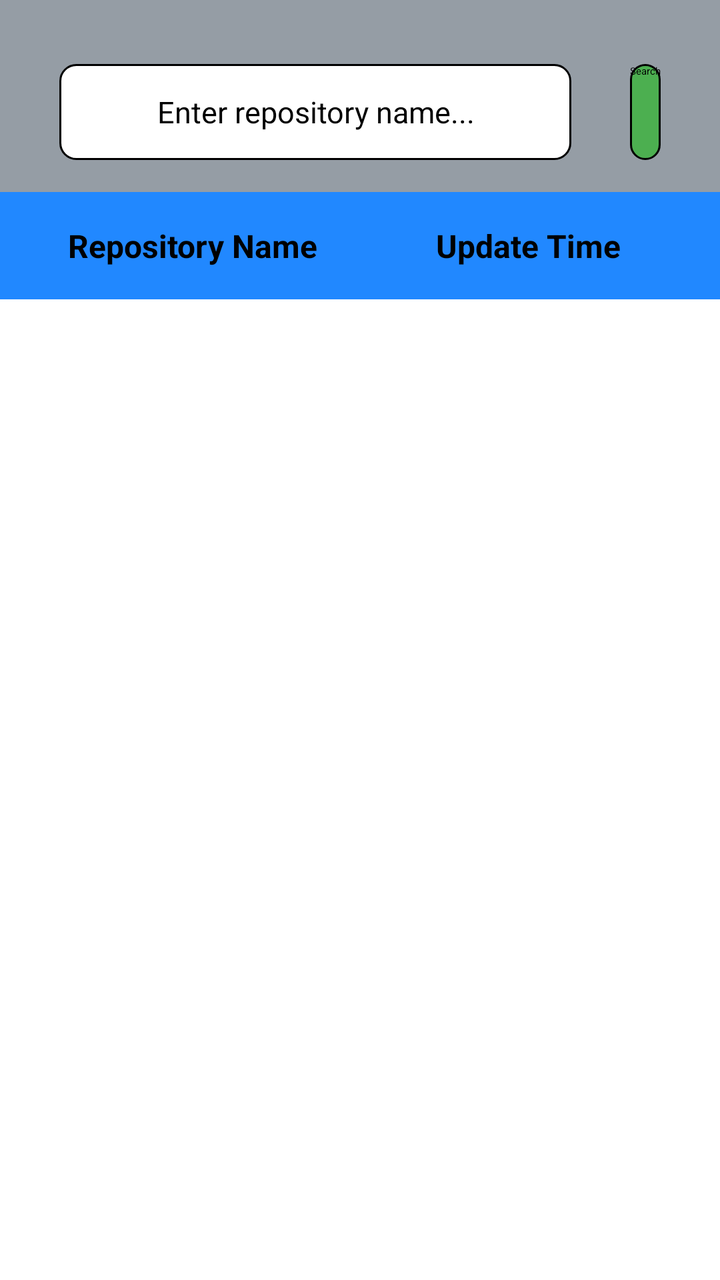
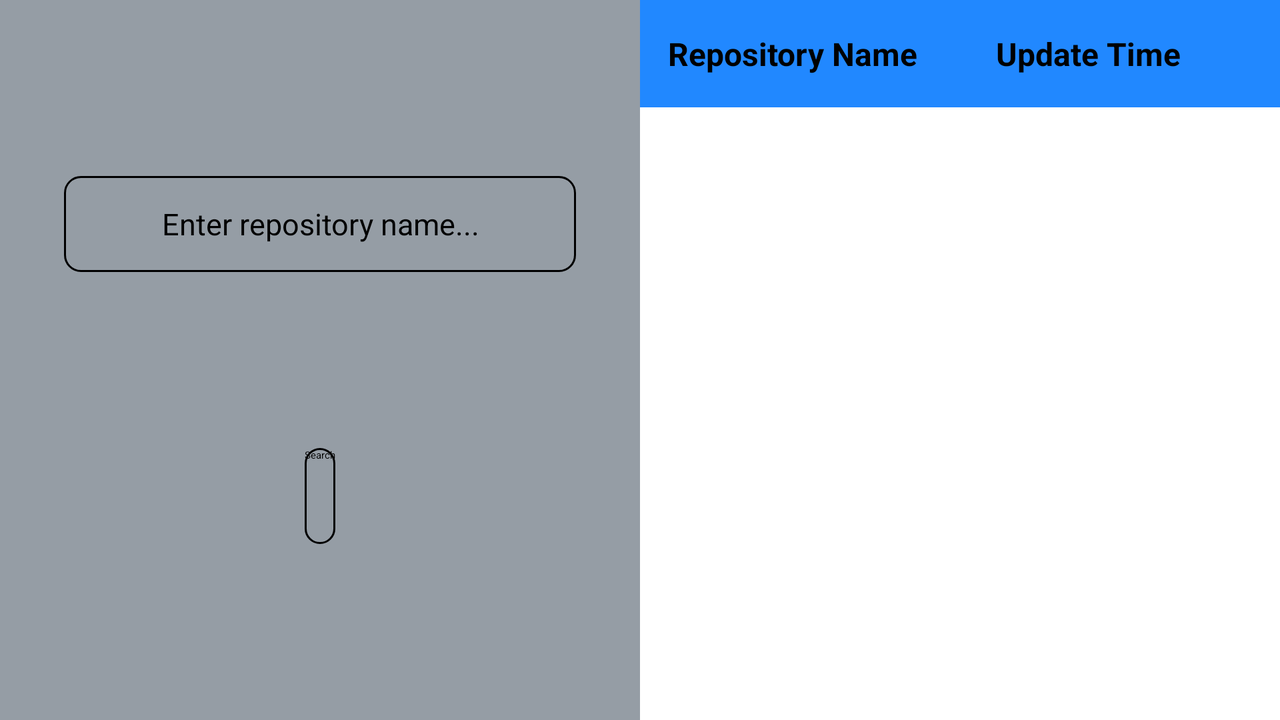

An Android layout and its configuration variant, each rendered on a device that would load it. The default file and the variant file are quoted in full after the pictures.
<!-- AndroidManifest.xml: application theme AppTheme.NoActionBar -->
<!-- res/layout/activity_main.xml -->
<?xml version="1.0" encoding="utf-8"?>
<androidx.constraintlayout.widget.ConstraintLayout xmlns:android="http://schemas.android.com/apk/res/android"
    xmlns:app="http://schemas.android.com/apk/res-auto"
    xmlns:tools="http://schemas.android.com/tools"
    android:layout_width="match_parent"
    android:layout_height="match_parent"
    tools:context=".ui.MainActivity">

    <androidx.constraintlayout.widget.ConstraintLayout
        android:id="@+id/inputSectionContainer"
        android:layout_width="match_parent"
        android:layout_height="wrap_content"
        android:background="@color/inputSectionBackground"
        android:paddingTop="32dp"
        android:paddingBottom="16dp"
        app:layout_constraintBottom_toTopOf="@id/titleContainer"
        app:layout_constraintLeft_toLeftOf="parent"
        app:layout_constraintRight_toRightOf="parent"
        app:layout_constraintTop_toTopOf="parent">

        <EditText
            android:id="@+id/inputField"
            android:layout_width="256dp"
            android:layout_height="48dp"
            android:background="@drawable/tv_background"
            android:gravity="center"
            android:hint="@string/input_field_placeholder"
            android:inputType="text"
            android:textSize="15sp"
            app:layout_constraintBottom_toBottomOf="parent"
            app:layout_constraintLeft_toLeftOf="parent"
            app:layout_constraintRight_toLeftOf="@id/btnSearch"
            app:layout_constraintTop_toTopOf="parent" />

        <Button
            android:id="@+id/btnSearch"
            android:layout_width="wrap_content"
            android:layout_height="48dp"
            android:background="@drawable/btn_background"
            android:text="@string/button_text"
            app:layout_constraintBottom_toBottomOf="parent"
            app:layout_constraintLeft_toRightOf="@id/inputField"
            app:layout_constraintRight_toRightOf="parent"
            app:layout_constraintTop_toTopOf="parent" />

    </androidx.constraintlayout.widget.ConstraintLayout>

    <androidx.constraintlayout.widget.ConstraintLayout
        android:id="@+id/titleContainer"
        android:layout_width="match_parent"
        android:layout_height="wrap_content"
        android:background="@color/titleBackground"
        app:layout_constraintBottom_toTopOf="@id/recyclerView"
        app:layout_constraintLeft_toLeftOf="parent"
        app:layout_constraintRight_toRightOf="parent"
        app:layout_constraintTop_toBottomOf="@id/inputSectionContainer">

        <TextView
            android:id="@+id/repositoryTitle"
            style="@style/ListItemRepositoryName"
            android:text="@string/repository_name_title"
            android:textSize="16sp"
            android:textStyle="bold"
            app:layout_constraintBottom_toBottomOf="parent"
            app:layout_constraintEnd_toStartOf="@id/updateTimeTitle"
            app:layout_constraintStart_toStartOf="parent"
            app:layout_constraintTop_toTopOf="parent" />

        <TextView
            android:id="@+id/updateTimeTitle"
            style="@style/ListItemUpdateTime"
            android:text="@string/update_time_title"
            android:textSize="16sp"
            android:textStyle="bold"
            app:layout_constraintBottom_toBottomOf="parent"
            app:layout_constraintEnd_toEndOf="parent"
            app:layout_constraintTop_toTopOf="parent" />

    </androidx.constraintlayout.widget.ConstraintLayout>

    <androidx.recyclerview.widget.RecyclerView
        android:id="@+id/recyclerView"
        android:layout_width="match_parent"
        android:layout_height="0dp"
        android:scrollbars="vertical"
        app:layout_constraintBottom_toBottomOf="parent"
        app:layout_constraintLeft_toLeftOf="parent"
        app:layout_constraintRight_toRightOf="parent"
        app:layout_constraintTop_toBottomOf="@id/titleContainer"
        tools:listitem="@layout/list_item" />

</androidx.constraintlayout.widget.ConstraintLayout>
<!-- res/layout/list_item.xml (included above) -->
<?xml version="1.0" encoding="utf-8"?>
<androidx.constraintlayout.widget.ConstraintLayout xmlns:android="http://schemas.android.com/apk/res/android"
    xmlns:app="http://schemas.android.com/apk/res-auto"
    xmlns:tools="http://schemas.android.com/tools"
    android:layout_width="match_parent"
    android:layout_height="wrap_content"
    android:background="@color/white">

    <TextView
        android:id="@+id/tvRepoName"
        android:layout_width="0dp"
        android:layout_height="wrap_content"
        android:layout_marginStart="8dp"
        android:layout_marginTop="16dp"
        android:layout_marginEnd="8dp"
        android:layout_marginBottom="16dp"
        android:gravity="center"
        app:layout_constraintBottom_toBottomOf="parent"
        app:layout_constraintEnd_toStartOf="@id/tvUpdateTime"
        app:layout_constraintStart_toStartOf="parent"
        app:layout_constraintTop_toTopOf="parent"
        tools:text="RepositoryName" />

    <TextView
        android:id="@+id/tvUpdateTime"
        android:layout_width="wrap_content"
        android:layout_height="wrap_content"
        android:layout_marginTop="16dp"
        android:layout_marginEnd="24dp"
        android:layout_marginBottom="16dp"
        app:layout_constraintBottom_toBottomOf="parent"
        app:layout_constraintEnd_toEndOf="parent"
        app:layout_constraintTop_toTopOf="parent"
        tools:text="2016-10-23T17:07:12Z" />
</androidx.constraintlayout.widget.ConstraintLayout>
<!-- resources referenced by this layout -->
<resources>
  <color name="inputSectionBackground">#959da5</color>
  <color name="titleBackground">#2188ff</color>
  <color name="white">#FFFFFF</color>
  <!-- drawable btn_background (drawable) -->
  <?xml version="1.0" encoding="utf-8"?>
  <selector xmlns:android="http://schemas.android.com/apk/res/android">
      <item android:state_pressed="true">
          <shape android:shape="rectangle">
              <stroke android:width="1dp" android:color="@android:color/black" />
              <corners android:radius="@dimen/button_radius" />
              <solid android:color="@color/btnNavigatePressed" />
          </shape>
      </item>
  
      <item>
          <shape android:shape="rectangle">
              <stroke android:width="1dp" android:color="@android:color/black" />
              <corners android:radius="@dimen/button_radius" />
              <solid android:color="@color/btnNavigate" />
          </shape>
      </item>
  </selector>
  <!-- drawable tv_background (drawable) -->
  <?xml version="1.0" encoding="utf-8"?>
  <selector xmlns:android="http://schemas.android.com/apk/res/android">
      <item>
          <shape android:shape="rectangle">
              <stroke android:width="1dp" android:color="@android:color/black" />
              <corners android:radius="@dimen/input_field_radius" />
              <solid android:color="@android:color/white" />
          </shape>
      </item>
  </selector>
  <string name="button_text">Search</string>
  <string name="input_field_placeholder">Enter repository name...</string>
  <string name="repository_name_title">Repository Name</string>
  <string name="update_time_title">Update Time</string>
  <style name="ListItemRepositoryName">
          <item name="android:layout_width">0dp</item>
          <item name="android:layout_height">wrap_content</item>
          <item name="android:layout_marginStart">8dp</item>
          <item name="android:layout_marginEnd">8dp</item>
          <item name="android:layout_marginTop">16dp</item>
          <item name="android:layout_marginBottom">16dp</item>
          <item name="android:gravity">center</item>
      </style>
  <style name="ListItemUpdateTime">
          <item name="android:layout_width">144dp</item>
          <item name="android:layout_height">wrap_content</item>
          <item name="android:layout_marginEnd">24dp</item>
          <item name="android:layout_marginTop">16dp</item>
          <item name="android:layout_marginBottom">16dp</item>
          <item name="android:gravity">center</item>
      </style>
  <dimen name="button_radius">10dp</dimen>
  <color name="btnNavigatePressed">#388E3C</color>
  <color name="btnNavigate">#4CAF50</color>
  <dimen name="input_field_radius">8dp</dimen>
</resources>
<!-- res/layout-land/activity_main.xml (the repository's variant of the layout above) -->
<!-- drawn on the phone turned sideways -->
<?xml version="1.0" encoding="utf-8"?>
<androidx.constraintlayout.widget.ConstraintLayout xmlns:android="http://schemas.android.com/apk/res/android"
    xmlns:app="http://schemas.android.com/apk/res-auto"
    xmlns:tools="http://schemas.android.com/tools"
    android:layout_width="match_parent"
    android:layout_height="match_parent"
    tools:context=".ui.MainActivity">

    <androidx.constraintlayout.widget.ConstraintLayout
        android:id="@+id/inputSectionContainer"
        android:layout_width="0dp"
        android:layout_height="match_parent"
        android:background="@color/inputSectionBackground"
        app:layout_constraintBottom_toBottomOf="parent"
        app:layout_constraintLeft_toLeftOf="parent"
        app:layout_constraintRight_toLeftOf="@id/recyclerView"
        app:layout_constraintTop_toTopOf="parent">

        <EditText
            android:id="@+id/inputField"
            android:layout_width="256dp"
            android:layout_height="48dp"
            android:background="@drawable/view_border"
            android:gravity="center"
            android:hint="@string/input_field_placeholder"
            android:inputType="text"
            android:textSize="15sp"
            app:layout_constraintBottom_toTopOf="@id/btnSearch"
            app:layout_constraintLeft_toLeftOf="parent"
            app:layout_constraintRight_toRightOf="parent"
            app:layout_constraintTop_toTopOf="parent" />

        <Button
            android:id="@+id/btnSearch"
            android:layout_width="wrap_content"
            android:layout_height="48dp"
            android:background="@drawable/view_border"
            android:text="@string/button_text"
            app:layout_constraintBottom_toBottomOf="parent"
            app:layout_constraintLeft_toLeftOf="parent"
            app:layout_constraintRight_toRightOf="parent"
            app:layout_constraintTop_toBottomOf="@id/inputField" />

    </androidx.constraintlayout.widget.ConstraintLayout>

    <androidx.constraintlayout.widget.ConstraintLayout
        android:id="@+id/titleContainer"
        android:layout_width="0dp"
        android:layout_height="wrap_content"
        android:background="@color/titleBackground"
        app:layout_constraintBottom_toTopOf="@id/recyclerView"
        app:layout_constraintLeft_toRightOf="@id/inputSectionContainer"
        app:layout_constraintRight_toRightOf="parent"
        app:layout_constraintTop_toTopOf="parent">

        <TextView
            android:id="@+id/repositoryTitle"
            style="@style/ListItemRepositoryName"
            android:text="@string/repository_name_title"
            android:textSize="16sp"
            android:textStyle="bold"
            app:layout_constraintBottom_toBottomOf="parent"
            app:layout_constraintEnd_toStartOf="@id/updateTimeTitle"
            app:layout_constraintStart_toStartOf="parent"
            app:layout_constraintTop_toTopOf="parent" />

        <TextView
            android:id="@+id/updateTimeTitle"
            style="@style/ListItemUpdateTime"
            android:text="@string/update_time_title"
            android:textSize="16sp"
            android:textStyle="bold"
            app:layout_constraintBottom_toBottomOf="parent"
            app:layout_constraintEnd_toEndOf="parent"
            app:layout_constraintTop_toTopOf="parent" />

    </androidx.constraintlayout.widget.ConstraintLayout>

    <androidx.recyclerview.widget.RecyclerView
        android:id="@+id/recyclerView"
        android:layout_width="0dp"
        android:layout_height="0dp"
        android:scrollbars="vertical"
        app:layout_constraintBottom_toBottomOf="parent"
        app:layout_constraintLeft_toRightOf="@id/inputSectionContainer"
        app:layout_constraintRight_toRightOf="parent"
        app:layout_constraintTop_toBottomOf="@id/titleContainer"
        tools:listitem="@layout/list_item" />

</androidx.constraintlayout.widget.ConstraintLayout>
<!-- resources referenced by the variant -->
<!-- as the phone turned sideways resolves them -->
<resources>
  <color name="inputSectionBackground">#959da5</color>
  <color name="titleBackground">#2188ff</color>
  <color name="white">#FFFFFF</color>
  <!-- drawable view_border (drawable) -->
  <?xml version="1.0" encoding="utf-8"?>
      <shape
          xmlns:android="http://schemas.android.com/apk/res/android" >
  
          
          <solid
              android:color="@android:color/transparent" />
  
          
          <corners
              android:radius="8dp" />
  
          
          <stroke
              android:width="1dp"
              android:color="@color/colorBorder" />
      </shape>
  <string name="button_text">Search</string>
  <string name="input_field_placeholder">Enter repository name...</string>
  <string name="repository_name_title">Repository Name</string>
  <string name="update_time_title">Update Time</string>
  <style name="ListItemRepositoryName">
          <item name="android:layout_width">0dp</item>
          <item name="android:layout_height">wrap_content</item>
          <item name="android:layout_marginStart">8dp</item>
          <item name="android:layout_marginEnd">8dp</item>
          <item name="android:layout_marginTop">16dp</item>
          <item name="android:layout_marginBottom">16dp</item>
          <item name="android:gravity">center</item>
      </style>
  <style name="ListItemUpdateTime">
          <item name="android:layout_width">144dp</item>
          <item name="android:layout_height">wrap_content</item>
          <item name="android:layout_marginEnd">24dp</item>
          <item name="android:layout_marginTop">16dp</item>
          <item name="android:layout_marginBottom">16dp</item>
          <item name="android:gravity">center</item>
      </style>
</resources>
